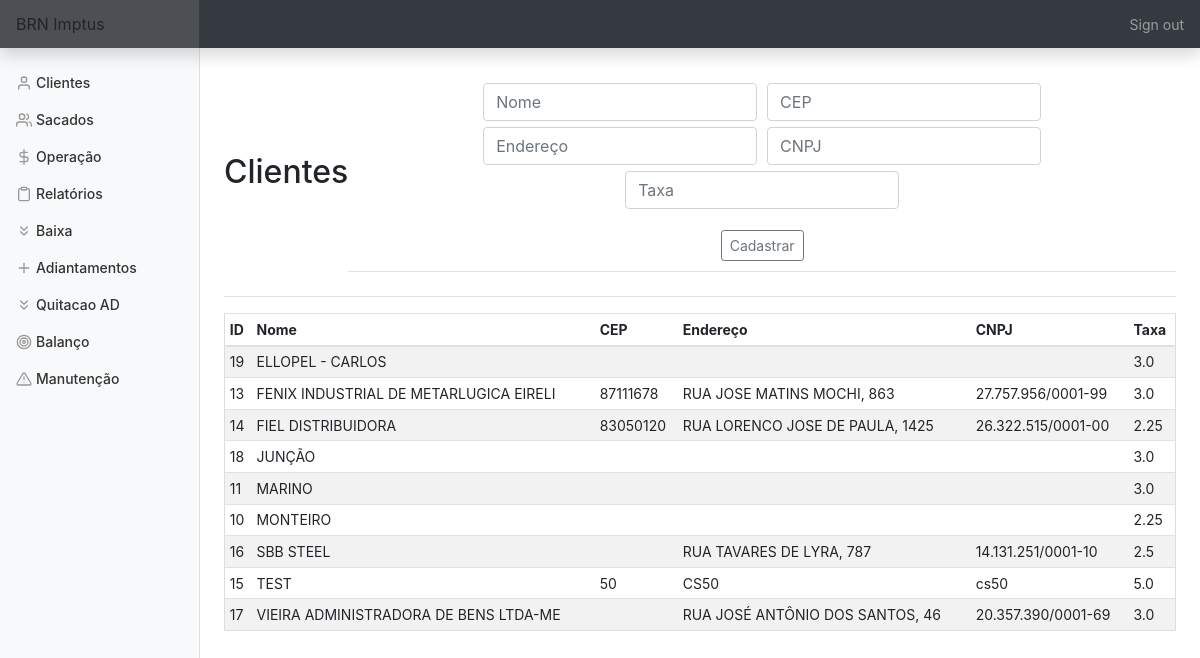
/clientes (signed in), run on an earlier commit of the app's database.
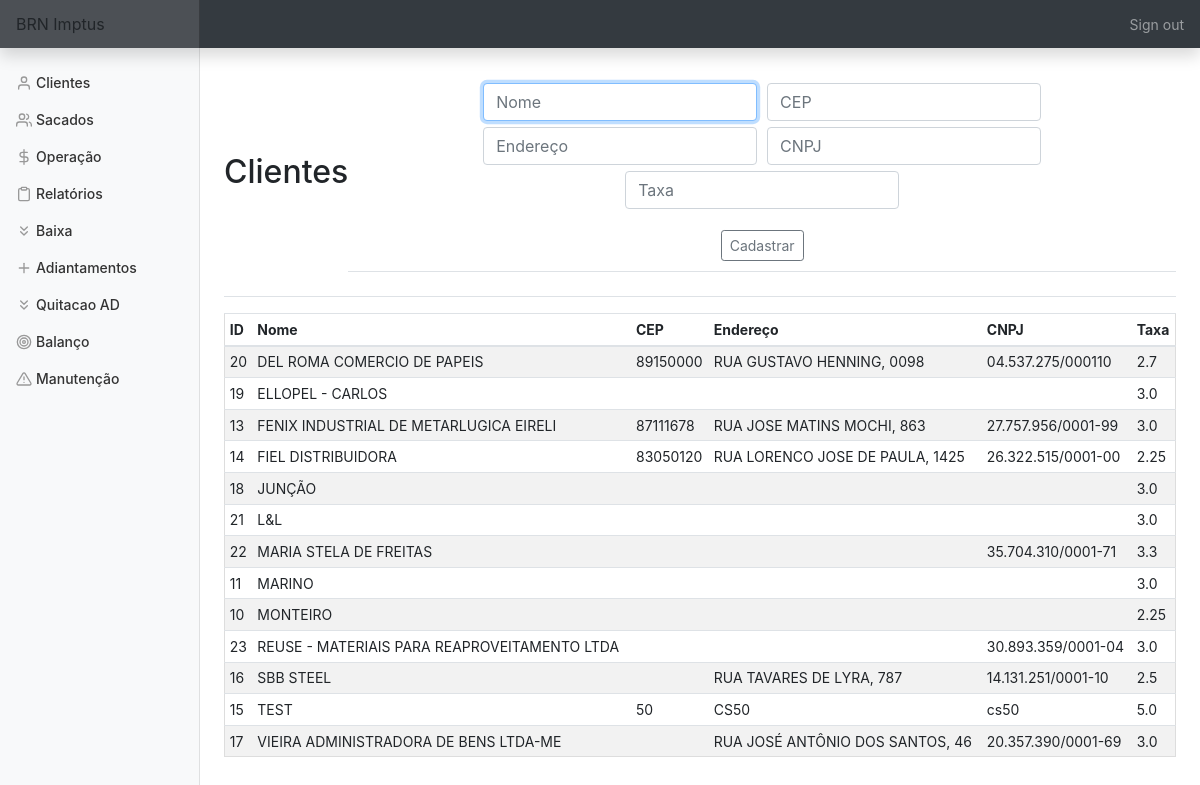
And on a later commit of the database.
### tables this page shows
CREATE TABLE clientes (id INTEGER PRIMARY KEY AUTOINCREMENT NOT NULL,
						nome TEXT NOT NULL,
						cep TEXT NOT NULL,
						endereço TEXT NOT NULL, cnpj TEXT, taxa FLOAT);

### app.py (the view, shortened to what this page needs)
@app.route('/clientes', methods=['GET', 'POST'])
@login_required
def clientes():
    con = sqlite3.connect(DATABASE)
    con.row_factory = sqlite3.Row
    cur = con.cursor()
    if request.method == 'GET':
        cur.execute('SELECT * FROM clientes ORDER BY nome')
        rows = cur.fetchall()
        return render_template('clientes.html', rows=rows)

### app.py (called while the page is built)
@app.after_request
def after_request(response):
    response.headers["Cache-Control"] = "no-cache, no-store, must-revalidate"
    response.headers["Expires"] = 0
    response.headers["Pragma"] = "no-cache"
    return response

### helper.py (called while the page is built)
def login_required(f):
    @wraps(f)
    def decorated_function(*args, **kwargs):
        if session.get("user_id") is None:
            return redirect("/login")
        return f(*args, **kwargs)
    return decorated_function

### templates/clientes.html (shortened to what this page needs)
{% extends "layout.html" %}
{% block main %}
    <div class='d-flex justify-content-between flex-warp flex-md-nowrap align-items-center pt-3 pb-2 mb-3 border-bottom'>
        <h1 class='h2'>Clientes</h1>
        <div class='d-flex justify-content-between flex-warp flex-md-nowrap align-items-center pt-3 pb-2 mb-3 border-bottom'>
            <form action='clientes' method='POST'>
                <div class='form-group'>
                    <input title='Insira o nome/razão social do cliente' alt='Insira o nome/razão social do cliente' name='nome' autofocus class='form-control' placeholder='Nome' type='text' required>
                    <input title='Insira o cep do cliente' alt='Insira o cep do cliente'name='cep' autofocus class='form-control' placeholder='CEP' type='number'>
                    <input title='Insira o endereço do cliente' alt='Insira o endereço do cliente'name='endereco' autofocus class='form-control' placeholder='Endereço' type='text'>
                    <input title='Insira o cpf/cnpj do cliente' alt='Insira o cpf/cnpj do cliente'name='cnpj' autofocus class='form-control' placeholder='CNPJ' type='text'>
                    <input title='Insira a taxa negociada com o cliente' alt='Insira a taxa negociada com o cliente'name='tx' autofocus class='form-control' placeholder='Taxa' type='number' step='0.01' required>
                </div>
                <button type='submit' class='btn btn-sm btn-outline-secondary'>Cadastrar</button>
            </form>
        </div>
    </div>
    <div class='table-responsive'>
        <table class='table table-striped table-sm'>
            <thead>
                <tr>
                    <th>ID</th>
                    <th>Nome</th>
                    <th>CEP</th>
                    <th>Endereço</th>
                    <th>CNPJ</th>
                    <th>Taxa</th>
                </tr>
            </thead>
            <tbody>
                {% for row in rows %}
                    <tr>
                        <td>{{ row['id'] }}</td>
                        <td>{{ row['nome'] }}</td>
                        <td>{{ row['cep'] }}</td>
                        <td>{{ row['endereço'] }}</td>
                        <td>{{ row['cnpj'] }}</td>
                        <td>{{ row['taxa'] }}</td>
                    </tr>
                {% endfor %}
            </tbody>
        </table>
    </div>
{% endblock %}

### templates/layout.html (shortened to what this page needs)
<!DOCTYPE html>
    <html lang="pt-br">
        <head>
            <link rel="stylesheet" href="https://stackpath.bootstrapcdn.com/bootstrap/4.5.2/css/bootstrap.min.css">
            <link href="https://maxcdn.bootstrapcdn.com/bootstrap/4.1.3/css/bootstrap.min.css" rel="stylesheet">
            <link href="/static/styles.css" rel="stylesheet">
        </head>
        <body>
            <nav class='navbar navbar-dark sticky-top bg-dark felx-md-nowrap p-0 shadow'>
                <a class='navbar-brand col-md-3 col-lg-2 mr-0 px-3'>BRN Imptus</a>
                {% if session.user_id %}
                <ul class='navbar-nav px-3'>
                    <li class='nav-item text-nowrap'>
                        <a class='nav-link' href='/logout'>Sign out</a>
                    </li>
                </ul>
                {% endif %}
            </nav>
            <div class='container-fluid'>
                <div class='row'>
                    {% if session.user_id %}
                    <nav id='sidebarMenu' class='col-md-3 col-lg-2 d-md-block bg-light sidebar collapse'>
                        <div class='sidebar-sticky pt-3'>
                            <ul class='nav flex-column'>
                                <li class='nav-item'><a class='nav-link' href='/clientes'><span data-feather='user'></span>Clientes</a></li>
                                <li class='nav-item'><a class='nav-link' href='/sacados'><span data-feather='users'></span>Sacados</a></li>
                                <li class='nav-item'><a class='nav-link' href='/preparacao'><span data-feather='dollar-sign'></span>Operação</a></li>
                                <li class='nav-item'><a class='nav-link' href='/relatorios'><span data-feather='clipboard'></span>Relatórios</a></li>
                                <li class='nav-item'><a class='nav-link' href='/baixa'><span data-feather='chevrons-down'></span>Baixa</a></li>
                                <li class='nav-item'><a class='nav-link' href='/adiantamentos'><span data-feather='plus'></span>Adiantamentos</a></li>
                                <li class='nav-item'><a class='nav-link' href='/quitacao'><span data-feather='chevrons-down'></span>Quitacao AD</a></li>
                                <li class='nav-item'><a class='nav-link' href='/balanco'><span data-feather='target'></span>Balanço</a></li>
                                <li class='nav-item'><a class='nav-link' href='/manutencao'><span data-feather='alert-triangle'></span>Manutenção</a></li>
                            </ul>
                        </div>
                    </nav>
                    {% endif %}
                </div>
            </div>
            <main role='main' class='col-md-9 ml-sm-auto col-lg-10 px-md-4'>
                {% block main %}
                {% endblock %}
            </main>
        </body>
    </html>

### static/styles.css (style rules this page uses)
main .form-control { display: inline-block; width: auto; margin: 3px; }
main { overflow-x: auto; text-align: center; }
main table { text-align: left; border-collapse: collapse; border-spacing: 0; width: 100%; border: 1px solid #ddd; }
main table td, th { text-align: left; padding: 16px; }
button { margin: 2px; }
body { font-size: .875rem; height:100%; }
.feather { width: 16px; height: 16px; vertical-align: text-bottom; }
.sidebar { position: fixed; top: 0; bottom: 0; left: 0; z-index: 100; padding: 48px 0 0; box-shadow: inset -1px 0 0 rgba(0, 0, 0, .1); }
.sidebar-sticky { position: relative; top: 0; height: calc(100vh - 48px); padding-top: .5rem; overflow-x: hidden; overflow-y: auto; }
.sidebar .nav-link { font-weight: 500; color: #333; }
.sidebar .nav-link .feather { margin-right: 4px; color: #999; }
.navbar-brand { padding-top: .75rem; padding-bottom: .75rem; font-size: 1rem; background-color: rgba(201, 195, 195, 0.158); box-shadow: inset -1px 0 0 rgba(0, 0, 0, .25); }

What changed in the data, as far as the page shows it:
added clientes: id "20", nome "DEL ROMA COMERCIO DE PAPEIS", cep "89150000", endereço "RUA GUSTAVO HENNING, 0098", cnpj "04.537.275/000110", taxa "2.7"
added clientes: id "21", nome "L&L", taxa "3.0"
added clientes: id "22", nome "MARIA STELA DE FREITAS", cnpj "35.704.310/0001-71", taxa "3.3"
added clientes: id "23", nome "REUSE - MATERIAIS PARA REAPROVEITAMENTO LTDA", cnpj "30.893.359/0001-04", taxa "3.0"
